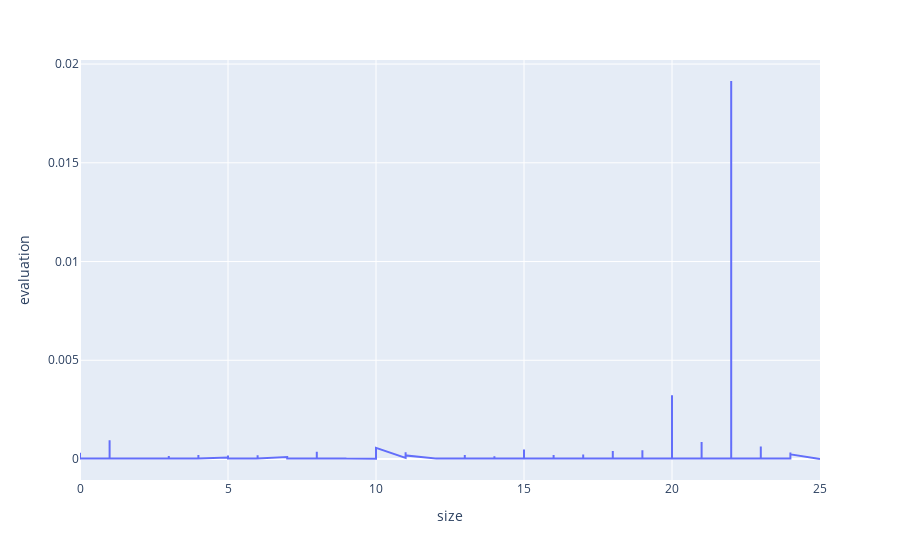

This figure's notebook cell:
### Code cell
build_chart(sorted(evaluate_results(1000), key=lambda tup: tup[0]))

### Figure 1 — Plotly figure (JSON) as saved in the notebook; plotly's stock layout.template omitted (floating-point values rounded to 4 significant figures; data arrays with more than 128 entries replaced by an {"elided": "..."} marker saying what was removed)
{"data": [{"hovertemplate": "size=%{x}<br>evaluation=%{y}<extra></extra>", "legendgroup": "", "line": {"color": "#636efa", "dash": "solid"}, "mode": "lines", "name": "", "orientation": "v", "showlegend": false, "type": "scatter", "x": {"elided": "1000 int values"}, "xaxis": "x", "y": {"elided": "1000 float values"}, "yaxis": "y"}], "layout": {"legend": {"tracegroupgap": 0}, "margin": {"t": 60}, "xaxis": {"anchor": "y", "domain": [0, 1], "title": {"text": "size"}}, "yaxis": {"anchor": "x", "domain": [0, 1], "title": {"text": "evaluation"}}}}
